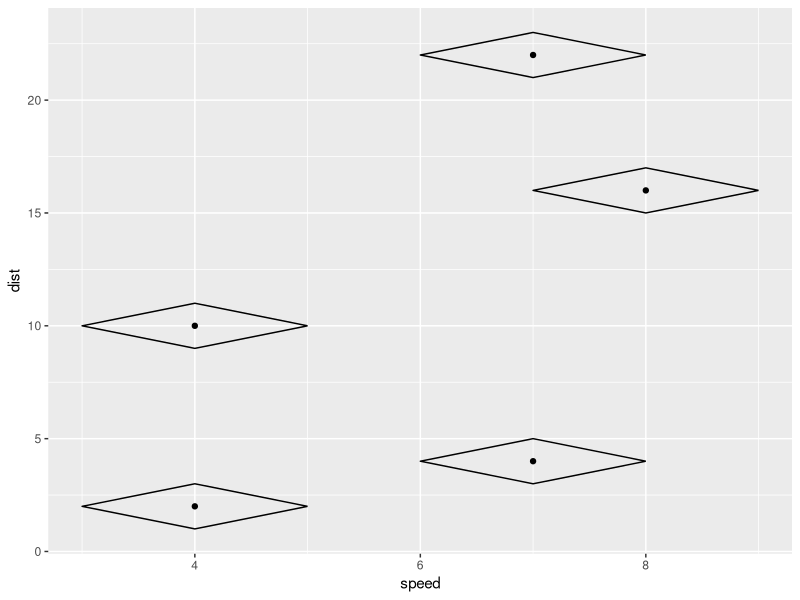
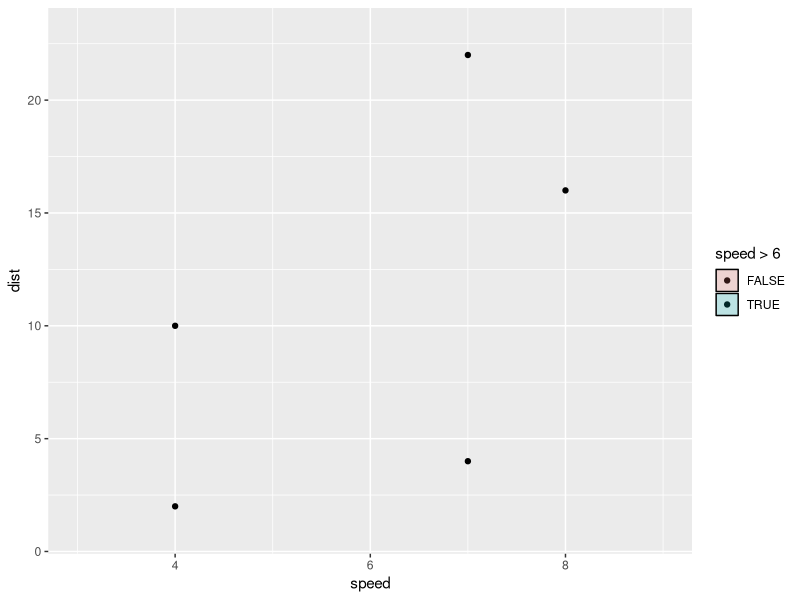

Write the R code that produced these figures, in order.
## ---- chunk 1
knitr::opts_chunk$set(echo = TRUE)

library(ggplot2)
library(tidyverse)
## ---- chunk 2
create_diamond <- function(x0, y0, width = 1, height = 1){
  data.frame(
    x = c(x0 + width, x0, x0 - width, x0, x0 + width),
    y = c(y0, y0 + height, y0, y0 - height , y0)
  )
}

cars %>% 
  .[1:5,] %>% 
  mutate(diamond = purrr::map2(speed, dist, create_diamond)) %>% 
  mutate(group = row_number()) %>% 
  unnest() %>% 
  ggplot() + 
  geom_point(data = cars[1:5,], aes(x = speed, y = dist)) + 
  geom_path(aes(x = x, y = y, group = group))

## ---- chunk 3
setup_data_diamonds <- function(data, params) {
    if (anyDuplicated(data$group)) {
      data$group <- paste(data$group, seq_len(nrow(data)), sep = "-")
    }
    data
  }
## ---- chunk 4
cars %>% 
  .[1:2,] %>% 
  mutate(group = row_number()) %>% 
  setup_data_diamonds()
## ---- chunk 5

create_diamond <- function(x0, y0, width = 1, height = 1){
  data.frame(
    x = c(x0 + width, x0, x0 - width, x0, x0 + width),
    y = c(y0, y0 + height, y0, y0 - height , y0)
  )
}
## ---- chunk 6
create_diamond(1, 2)

create_diamond(4, 5)
## ---- chunk 7
compute_panel_diamonds <- function(data, scales) {
    
    cols_to_keep <- setdiff(names(data), c("x0", "y0"))

    diamonds <- lapply(seq_len(nrow(data)), function(i) {

      diamonds_path <- create_diamond(data$x0[i], data$y0[i])
      cbind(diamonds_path, unclass(data[i, cols_to_keep]))

    })

    do.call(rbind, diamonds)
    
}


compute_panel_diamonds2 <- function(){
  
    cols_to_keep <- setdiff(names(data), c("x0", "y0"))

    data %>% 
    select(x0, y0) %>% 
    mutate(diamond = purrr::map2(x0, y0, create_diamond)) %>% 
    mutate(group = row_number()) %>% 
    unnest() %>% 
    ungroup() %>% 
    select(x, y, group)
  
}
## ---- chunk 8
cars %>% 
  .[1:2,] %>% 
  rename(x0 = speed) %>% 
  rename(y0 = dist) %>% 
  mutate(group = row_number()) %>% 
  compute_panel_diamonds()
## ---- chunk 9
StatDiamond <- ggproto("StatDiamond", Stat, 
  setup_data = setup_data_diamonds,
  compute_panel = compute_panel_diamonds,
  required_aes = c("x0", "y0")
)
## ---- chunk 10
geom_diamond <- function(mapping = NULL, 
                        data = NULL, 
                        stat = "diamond", 
                        position = "identity", 
                        ..., 
                        width = 1, 
                        height = 1,
                        arrow = NULL, 
                        lineend = "butt", 
                        linejoin = "round", 
                        na.rm = FALSE, 
                        show.legend = NA, 
                        inherit.aes = TRUE) {
  layer(
    data = data, 
    mapping = mapping, 
    stat = stat, 
    geom = GeomPolygon, 
    position = position, 
    show.legend = show.legend, 
    inherit.aes = inherit.aes, 
    params = list(
      width = width, 
      height = height,
      arrow = arrow, 
      lineend = lineend, 
      linejoin = linejoin, 
      na.rm = na.rm, 
      ...
    )
  )
}
## ---- chunk 11

set.seed(1244)
cars %>% 
  .[1:5,] %>%
  ggplot() +
  aes(x = speed, y = dist) +
  geom_point() +
  aes(x0 = speed, y0 = dist) +
  geom_diamond(alpha = .2) + 
  aes(fill = speed > 6) + 
  geom_diamond(height = 2, alpha = 0, color = "black")
## ---- chunk 12
layer_data(last_plot(), 2)

layer_data(last_plot(), 3)

